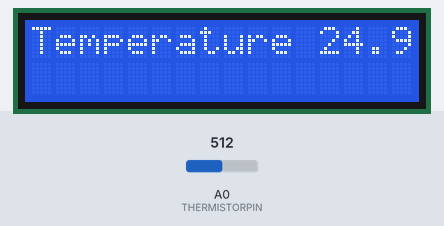
The sketch below on a simulated Arduino Uno, built with avr-gcc and run on an emulated ATmega328P. On the bench: 16×2 character LCD. The test bench sets the inputs (shaded band); at power-on: A0 (THERMISTORPIN) = 512.

Above: at 1.2 s.
1.3 s: A0 (THERMISTORPIN) set to 1023
At 2.5 s:
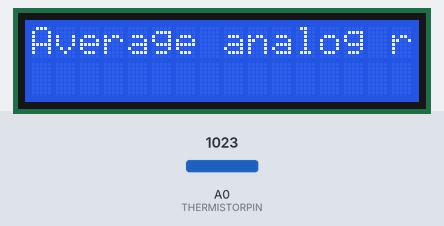
At 4.0 s:
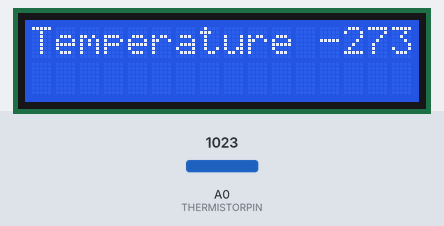
Timing chart, 0 to 5.5 s (numbered marks = the images above; inputs shaded):
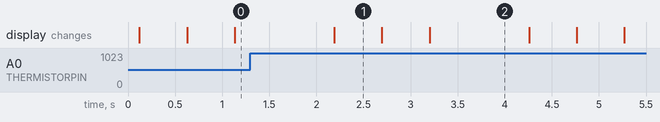

The sketch:

LCD_2_TEMP.ino
```cpp
#include <LiquidCrystal.h>

LiquidCrystal lcd(12, 11, 5, 4, 3, 2);

// which analog pin to connect
#define THERMISTORPIN A0
// resistance at 25 degrees C
#define THERMISTORNOMINAL 10000
// temp. for nominal resistance (almost always 25 C)
#define TEMPERATURENOMINAL 25
// how many samples to take and average, more takes longer
// but is more 'smooth'
#define NUMSAMPLES 5
// The beta coefficient of the thermistor (usually 3000-4000)
#define BCOEFFICIENT 3950
// the value of the 'other' resistor
#define SERIESRESISTOR 10000

int samples[NUMSAMPLES];

void setup(void) {
  lcd.begin(16,2);
  analogReference(EXTERNAL);
}

void loop(void) {
  uint8_t i;
  float average;

  // take N samples in a row, with a slight delay
  for (i=0; i< NUMSAMPLES; i++) {
   samples[i] = analogRead(THERMISTORPIN);
   delay(10);
  }

  // average all the samples out
  average = 0;
  for (i=0; i< NUMSAMPLES; i++) {
     average += samples[i];
  }
  average /= NUMSAMPLES;
  lcd.clear();
  lcd.print("Average analog reading ");
  lcd.println(average);

  delay(500);
  // convert the value to resistance
  average = 1023 / average - 1;
  average = SERIESRESISTOR / average;
  lcd.clear();
  lcd.print("Thermistor resistance ");
  lcd.println(average);

  delay(500);
  float steinhart;
  steinhart = average / THERMISTORNOMINAL;     // (R/Ro)
  steinhart = log(steinhart);                  // ln(R/Ro)
  steinhart /= BCOEFFICIENT;                   // 1/B * ln(R/Ro)
  steinhart += 1.0 / (TEMPERATURENOMINAL + 273.15); // + (1/To)
  steinhart = 1.0 / steinhart;                 // Invert
  steinhart -= 273.15;                         // convert to C
  lcd.clear();
  lcd.print("Temperature ");
  lcd.print(steinhart);
  lcd.println(" *C");

  delay(1000);
}
```

Measured:
- what the display in image 1 shows lasts 0.5 s, from 2.2 s to 2.7 s
- what the display in image 2 shows lasts 1.1 s, from 3.2 s to 4.3 s
